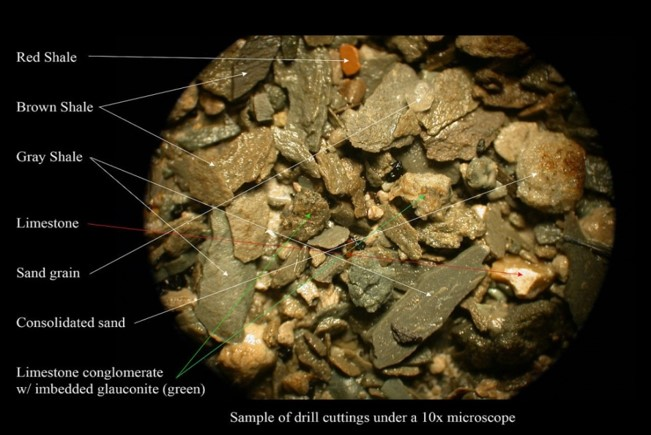
#> input picture rock_detection/rock.jpeg, 651 x 435 px, given in place of the camera
$ python 't10_edge detection and gradients.py'   (older library calls are emulated)
#> lines starting #> are read from the running program, lines starting #| are printed output that depends on the picture; after the words box and inside, x2 and y2 are one past the last pixel; in counts of white or black regions, pixels touching at a corner belong together
# -*- coding: utf-8 -*-
import cv2
import numpy as np

#cap = cv2.VideoCapture('F:/python/image/vs_4.mp4')
cap =cv2.VideoCapture(0)
while True:
    _, frame = cap.read()
#> frame is the input picture: shape (435, 651, 3); mean B, G, R 29.2, 50.3, 59.9

    laplacian = cv2.Laplacian(frame,cv2.CV_64F)
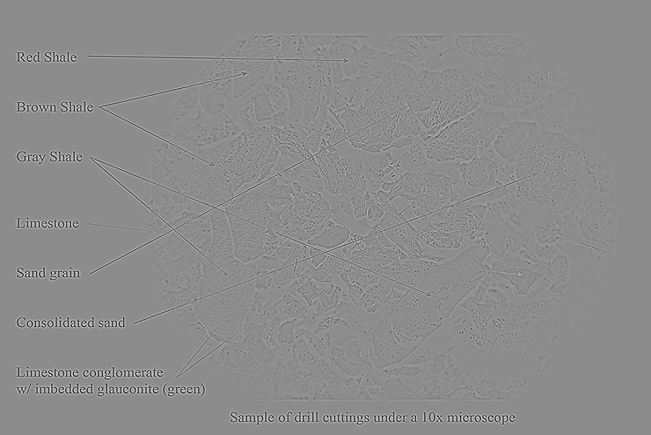
#> laplacian: shape (435, 651, 3) float64; mean B, G, R 0, 0, 0; drawn with min black and max white
    fg=cv2.cvtColor(frame,cv2.COLOR_BGR2GRAY)
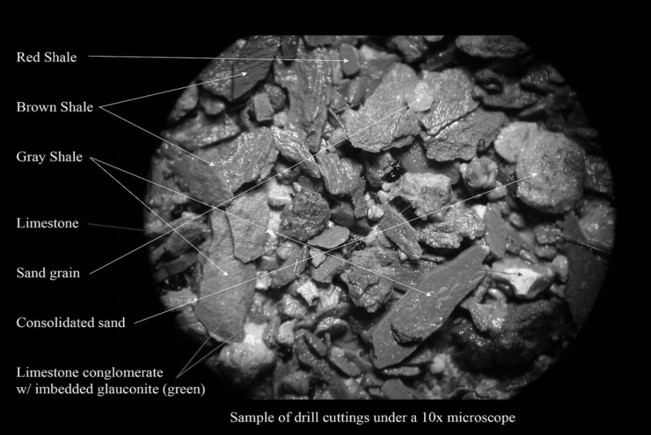
#> fg: shape (435, 651); min 0, max 252, mean 50.8
    sobelx = cv2.Sobel(frame,cv2.CV_64F,1,0,ksize=5)
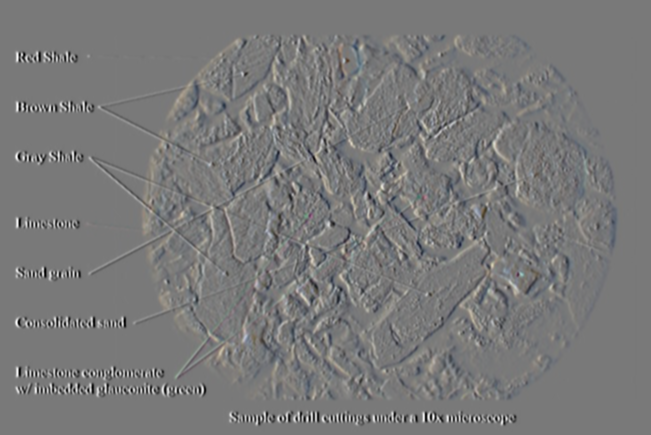
#> sobelx: shape (435, 651, 3) float64; mean B, G, R 0, 0, 0; drawn with min black and max white
    sobely = cv2.Sobel(frame, cv2.CV_64F, 0, 1, ksize=5)
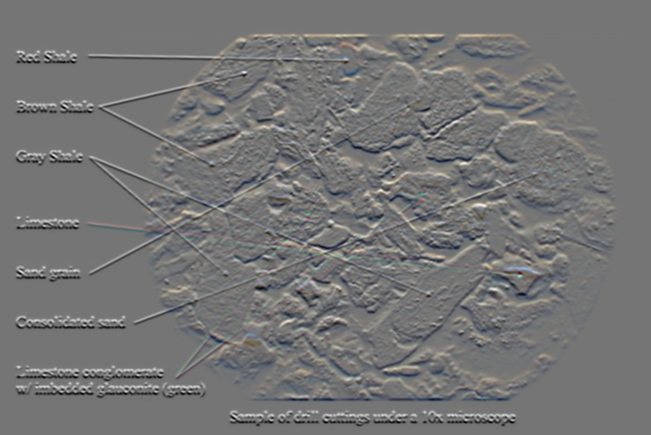
#> sobely: shape (435, 651, 3) float64; mean B, G, R 0, 0, 0; drawn with min black and max white
    edges = cv2.Canny(fg,100,200)
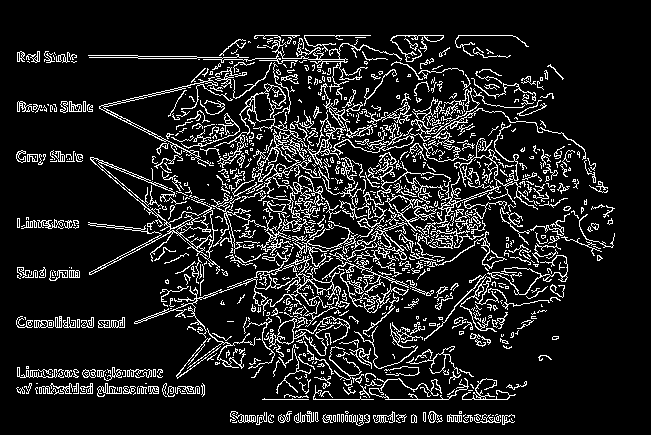
#> edges: shape (435, 651); 12% white in thin lines or dots, all inside (x1, y1, x2, y2) = (16, 35, 615, 426)
    # [4 lines of commented-out code are left out]
    cv2.imshow('cann',edges)


    if cv2.waitKey(1) & 0xFF == ord('q'):  # 此处代码是防止bug? ord 是将字符转化为相应整数
        # waitkey(1) 参数为1 表示延时1ms切换到下一帧图像
        # 0 视频暂停
        # 1000 延时太久，卡顿
#> (key q is pressed here)
        break
cv2.destroyAllWindows()
#> (the run stopped early here; a loop or call above may not have finished)
